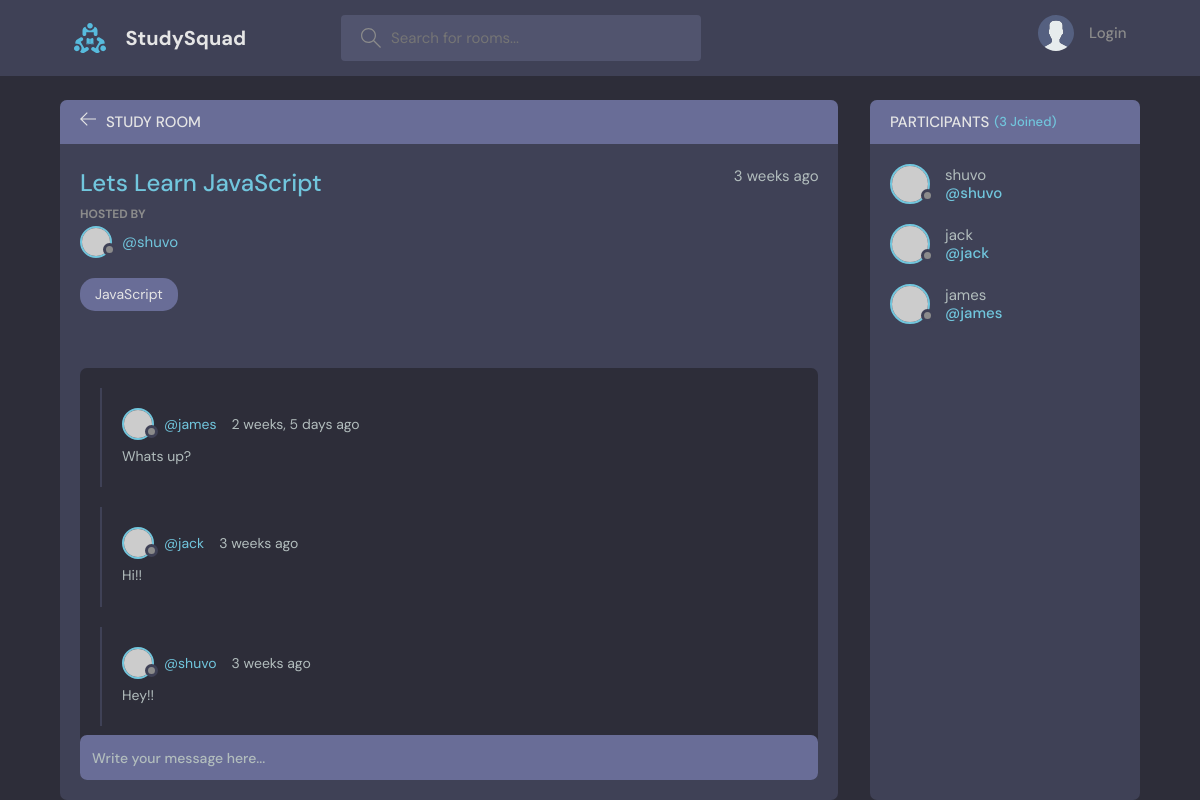
/room/1, run on the app's committed database.
### base/models.py (models this page shows, shortened)
class Room(models.Model):
    host = models.ForeignKey(User, on_delete=models.SET_NULL, null=True)
    topic = models.ForeignKey(Topic, on_delete=models.SET_NULL, null=True)
    name = models.CharField(max_length=200)
    description = models.TextField(null=True, blank=True)
    participants = models.ManyToManyField(User, related_name='participants', blank=True)
    updated = models.DateTimeField(auto_now=True)
    created = models.DateTimeField(auto_now_add=True)
    class Meta:
        ordering = ['-updated', '-created']

class Topic(models.Model):
    name = models.CharField(max_length=200)
    def __str__(self):
        return self.name

class Message(models.Model):
    user = models.ForeignKey(User, on_delete=models.CASCADE)
    room = models.ForeignKey(Room, on_delete=models.CASCADE)
    body = models.TextField()
    updated = models.DateTimeField(auto_now=True)
    created = models.DateTimeField(auto_now_add=True)
    class Meta:
        ordering = ['-updated', '-created']

### base/views.py (the view, shortened to what this page needs)
# urls.py: path('room/<str:pk>', views.room, name="room"),
def room(request, pk):
    room = Room.objects.get(id=pk)
    room_messages = room.message_set.all()
    participants = room.participants.all()
    context = {'room': room, 'room_messages': room_messages, 'participants':participants}
    return render(request, 'base/room.html', context)

### base/templates/base/room.html (shortened to what this page needs)
{% extends 'main.html' %} {% block content %}
<main class="profile-page layout layout--2">
  <div class="container">
    <div class="room">
      <div class="room__top">
        <div class="room__topLeft">
          <a href="{% url 'home' %}">
            <svg
              version="1.1"
              xmlns="http://www.w3.org/2000/svg"
              width="32"
              height="32"
              viewBox="0 0 32 32"
            >
              <title>arrow-left</title>
              <path
                d="M13.723 2.286l-13.723 13.714 13.719 13.714 1.616-1.611-10.96-10.96h27.625v-2.286h-27.625l10.965-10.965-1.616-1.607z"
              ></path>
            </svg>
          </a>
          <h3>Study Room</h3>
        </div>
      </div>
      <div class="room__box scroll">
        <div class="room__header scroll">
          <div class="room__info">
            <h3>{{room.name}}</h3>
            <span>{{room.created|timesince}} ago</span>
          </div>
          <div class="room__hosted">
            <p>Hosted By</p>
            <a
              href="{% url 'user-profile' room.host.id %}"
              class="room__author"
            >
              <div class="avatar avatar--small">
                <img src="https://randomuser.me/api/portraits/men/37.jpg" />
              </div>
              <span>@{{room.host.username}}</span>
            </a>
          </div>
          <span class="room__topics">{{room.topic}}</span>
        </div>
        <div class="room__conversation">
          <div class="threads scroll">
            {% for message in room_messages %}
            <div class="thread">
              <div class="thread__top">
                <div class="thread__author">
                  <a
                    href="{% url 'user-profile' message.user.id %}"
                    class="thread__authorInfo"
                  >
                    <div class="avatar avatar--small">
                      <img
                        src="https://randomuser.me/api/portraits/men/37.jpg"
                      />
                    </div>
                    <span>@{{message.user.username}}</span>
                  </a>
                  <span class="thread__date"
                    >{{message.created|timesince}} ago</span
                  >
                </div>
              </div>
              <div class="thread__details">{{message.body}}</div>
            </div>
            {% endfor %}
          </div>
        </div>
      </div>
      <div class="room__message">
        <form action="#">
          <input name="" placeholder="Write your message here..." />
        </form>
      </div>
    </div>
    <div class="participants">
      <h3 class="participants__top">
        Participants <span>({{participants.count}} Joined)</span>
      </h3>
      <div class="participants__list scroll">
        {% for user in participants %}
        <a href="{% url 'user-profile' user.id %}" class="participant">
          <div class="avatar avatar--medium">
            <img src="https://randomuser.me/api/portraits/men/37.jpg" />
          </div>
          <p>
            {{user.username}}
            <span>@{{user.username}}</span>
          </p>
        </a>
        {% endfor %}
      </div>
    </div>
  </div>
</main>
{% endblock content %}

### data on the page
Room: name "Lets Learn JavaScript", created "3 weeks", host.username "shuvo", topic "JavaScript"
Message: user.username "james", created "2 weeks, 5 days", body "Whats up?"
Message: user.username "jack", created "3 weeks", body "Hi!!"
Message: user.username "shuvo", created "3 weeks", body "Hey!!"

### other printed values
{{ participants.count }} "3"
{{ user.username }} "shuvo"
{{ user.username }} "jack"
{{ user.username }} "james"
